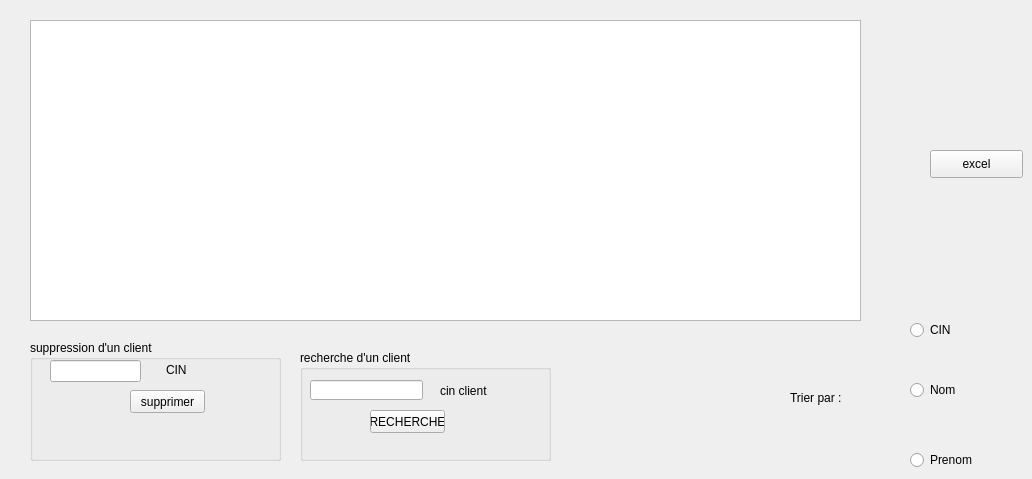
                <widget class="QWidget" name="tab_2">
                 <attribute name="title">
                  <string>affichage</string>
                 </attribute>
                 <widget class="QTableView" name="tab_client">
                  <property name="geometry">
                   <rect>
                    <x>30</x>
                    <y>20</y>
                    <width>831</width>
                    <height>301</height>
                   </rect>
                  </property>
                 </widget>
                 <widget class="QGroupBox" name="groupBox_8">
                  <property name="geometry">
                   <rect>
                    <x>30</x>
                    <y>340</y>
                    <width>251</width>
                    <height>121</height>
                   </rect>
                  </property>
                  <property name="title">
                   <string>suppression d'un client</string>
                  </property>
                  <widget class="QLabel" name="label_30">
                   <property name="geometry">
                    <rect>
                     <x>136</x>
                     <y>20</y>
                     <width>91</width>
                     <height>20</height>
                    </rect>
                   </property>
                   <property name="text">
                    <string>CIN</string>
                   </property>
                  </widget>
                  <widget class="QPushButton" name="pb_supprimer_2">
                   <property name="geometry">
                    <rect>
                     <x>100</x>
                     <y>50</y>
                     <width>75</width>
                     <height>23</height>
                    </rect>
                   </property>
                   <property name="text">
                    <string>supprimer</string>
                   </property>
                  </widget>
                  <widget class="QLineEdit" name="le_CINsupp">
                   <property name="geometry">
                    <rect>
                     <x>20</x>
                     <y>20</y>
                     <width>91</width>
                     <height>22</height>
                    </rect>
                   </property>
                  </widget>
                 </widget>
                 <widget class="QGroupBox" name="groupBox_9">
                  <property name="geometry">
                   <rect>
                    <x>300</x>
                    <y>350</y>
                    <width>251</width>
                    <height>111</height>
                   </rect>
                  </property>
                  <property name="title">
                   <string>recherche d'un client</string>
                  </property>
                  <widget class="QLineEdit" name="cin_recherche_2">
                   <property name="geometry">
                    <rect>
                     <x>10</x>
                     <y>30</y>
                     <width>113</width>
                     <height>20</height>
                    </rect>
                   </property>
                  </widget>
                  <widget class="QLabel" name="label_31">
                   <property name="geometry">
                    <rect>
                     <x>140</x>
                     <y>30</y>
                     <width>61</width>
                     <height>21</height>
                    </rect>
                   </property>
                   <property name="text">
                    <string>cin client</string>
                   </property>
                  </widget>
                  <widget class="QPushButton" name="pb_recherche_2">
                   <property name="geometry">
                    <rect>
                     <x>70</x>
                     <y>60</y>
                     <width>75</width>
                     <height>23</height>
                    </rect>
                   </property>
                   <property name="text">
                    <string>RECHERCHE</string>
                   </property>
                  </widget>
                 </widget>
                 <widget class="QPushButton" name="pushButton_2">
                  <property name="geometry">
                   <rect>
                    <x>930</x>
                    <y>150</y>
                    <width>93</width>
                    <height>28</height>
                   </rect>
                  </property>
                  <property name="text">
                   <string>excel</string>
                  </property>
                 </widget>
                 <widget class="QRadioButton" name="tri_parnom">
                  <property name="geometry">
                   <rect>
                    <x>910</x>
                    <y>380</y>
                    <width>97</width>
                    <height>20</height>
                   </rect>
                  </property>
                  <property name="text">
                   <string>Nom</string>
                  </property>
                 </widget>
                 <widget class="QRadioButton" name="tri_parprenom">
                  <property name="geometry">
                   <rect>
                    <x>910</x>
                    <y>450</y>
                    <width>97</width>
                    <height>20</height>
                   </rect>
                  </property>
                  <property name="text">
                   <string>Prenom</string>
                  </property>
                 </widget>
                 <widget class="QRadioButton" name="tri_parcin">
                  <property name="geometry">
                   <rect>
                    <x>910</x>
                    <y>320</y>
                    <width>97</width>
                    <height>20</height>
                   </rect>
                  </property>
                  <property name="text">
                   <string>CIN</string>
                  </property>
                 </widget>
                 <widget class="QLabel" name="label_32">
                  <property name="geometry">
                   <rect>
                    <x>790</x>
                    <y>390</y>
                    <width>81</width>
                    <height>16</height>
                   </rect>
                  </property>
                  <property name="text">
                   <string>Trier par :</string>
                  </property>
                 </widget>
                </widget>
